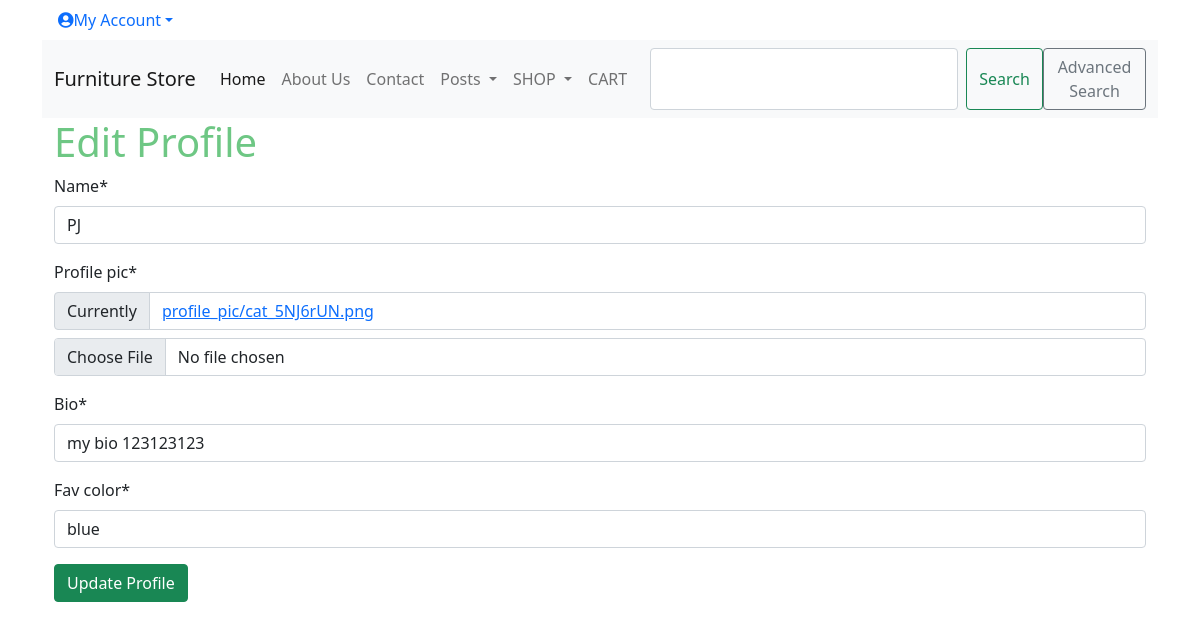
/accounts/edit_profile/e28ebd6b-7eff-4ff2-83e7-ade9f28c7797/ (signed in), run on the app's committed database.
### accounts/models.py (models this page shows, shortened)
class Profile(models.Model):
    id = models.UUIDField(primary_key=True,
                          default=uuid.uuid4,
                          editable=False)
    user = models.OneToOneField(
        get_user_model(),
        null=True,
        on_delete=models.CASCADE,
    )
    name = models.CharField(max_length=255)
    bio = models.CharField(max_length=255)
    fav_color = models.CharField(max_length=255)
    profile_pic = models.ImageField(upload_to='profile_pic/', null=True)
    def get_absolute_url(self):
        return reverse("show_profile", args=[str(self.id)])

### accounts/views.py (the view)
# urls.py: path('edit_profile/<uuid:pk>/', ProfileEditView.as_view(), name='edit_profile'),
class ProfileEditView(UpdateView):
    model = Profile
    template_name = 'registration/edit_profile.html'
    fields = ['name', 'profile_pic', 'bio', 'fav_color']

### accounts/templatetags/auth_extras.py (called while the page is built)
@register.filter(name='has_group')
def has_group(user, group_name):
    group = Group.objects.get(name=group_name)
    return True if group in user.groups.all() else False

### cart/context_processors.py (called while the page is built)
def counter(request):
    item_count = 0
    if 'admin' in request.path:
        return {}
    else:
        try:
            cart = Cart.objects.filter(cart_id=_cart_id(request))
            cart_items = CartItem.objects.all().filter(cart=cart[:1])
            for cart_item in cart_items:
                item_count += cart_item.quantity
        except Cart.DoesNotExist:
            item_count = 0
    return {'item_count':item_count}

### cart/views.py (called while the page is built)
def _cart_id(request):
    cart = request.session.session_key
    if not cart:
        cart = request.session.create()
    return cart

### shop/context_processors.py (called while the page is built)
def menu_links(request):
    links = Category.objects.all()
    return {'links':links}

### shop/models.py (called while the page is built)
    def get_absolute_url(self):
        return reverse('products_by_category', args=[self.id])

### templates/registration/edit_profile.html (shortened to what this page needs)
{% extends 'base.html' %}
{% load crispy_forms_tags %}
{% block content %}
{% if user.is_authenticated %}
 <h1>Edit Profile</h1>
 <form method="POST" enctype="multipart/form-data">
 {{ form|crispy }}
 <input class="btn btn-success" type="submit" value="Update Profile">
 </form>
 {% else %}
 <p>You can't edit this profile!</p>
 {% endif %}
{% endblock content %}

### static/css/base.css (style rules this page uses)
h1, a, header { color: rgb(110, 199, 132); }
body { font-family: 'Source Sans Pro', sans-serif; font-size: 18px; }

### data on the page
Profile: name "PJ", bio "my bio 123123123", fav_color "blue"
